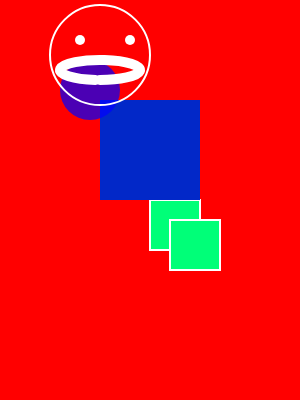
Frame 1 (no input)
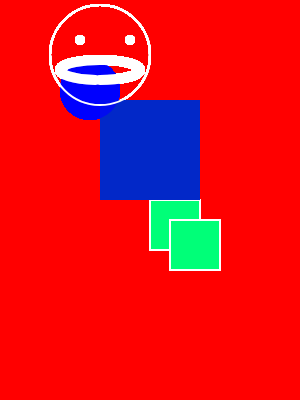
Frame 60 (no input)
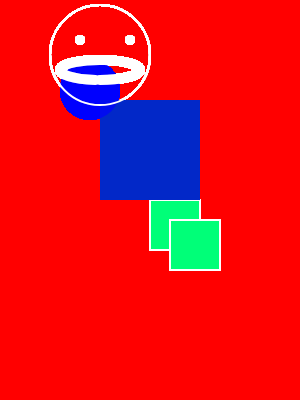
Frame 120 (the mouse pressed at the canvas centre since frame 60)

The p5.js sketch that drew these frames (run headless with seeded random() and noise() and a simulated clock; from frame 60 on, the mouse is pressed at the canvas centre):

// p5.js sketch
// ── sketch.js
function setup() {
  createCanvas(300, 400);
  background(255, 0, 0);
 // rectMode(CENTER);
  
  // below are examples for rectangles
  // noFill();
  // rect(width/2, height/2, 50, 50);
  // rect(width/2 + 20, height/2 + 20, 50, 50);
  // fill(0);
  // rect(100, 100, 100, 100)

}

function draw() {
  fill(0, 450, 120);
  stroke(255);
  strokeWeight(2);
  rect(width/2, height/2, 50, 50);
  rect(width/2 + 20, height/2 + 20, 50, 50);
  
  fill(2, 40, 200);
  noStroke()
  rect(100, 100, 100, 100);

  fill(0, 0, 255, 180);
  noStroke();
  ellipseMode(CENTER);
  ellipse(90, 90, 60, 60);
  
  noFill();
  stroke(255);
  arc(100, 55, 100, 100, 0, PI + PI);
  strokeWeight(10);
  point(80, 40);
  point(130, 40);
  arc(100, 70, 80, 20, 2, HALF_PI)
  

}
// ── style.css
{
  box-sizing: border-box;
}

body {
  font-family: 'M PLUS Rounded 1c', sans-serif;
  background-image: url("white.jpg");
  background-repeat: repeat-x;
  border: 3px solid black;
}

.header {
  padding: 10px;
  text-align: center;
  font-size: 30px;
}

.column {
  float: right;
  padding: 10px;
  height: 380px;
  text-align: center;
  font-size: 40px;
  background-image: url("hearts.gif");
  background-repeat: repeat-x;'  
}

/* Middle column */
.column.middle {
  width: 77%;
}

#tata1 {
  width: 100px;
  float: center;
  padding: 10px;
}
